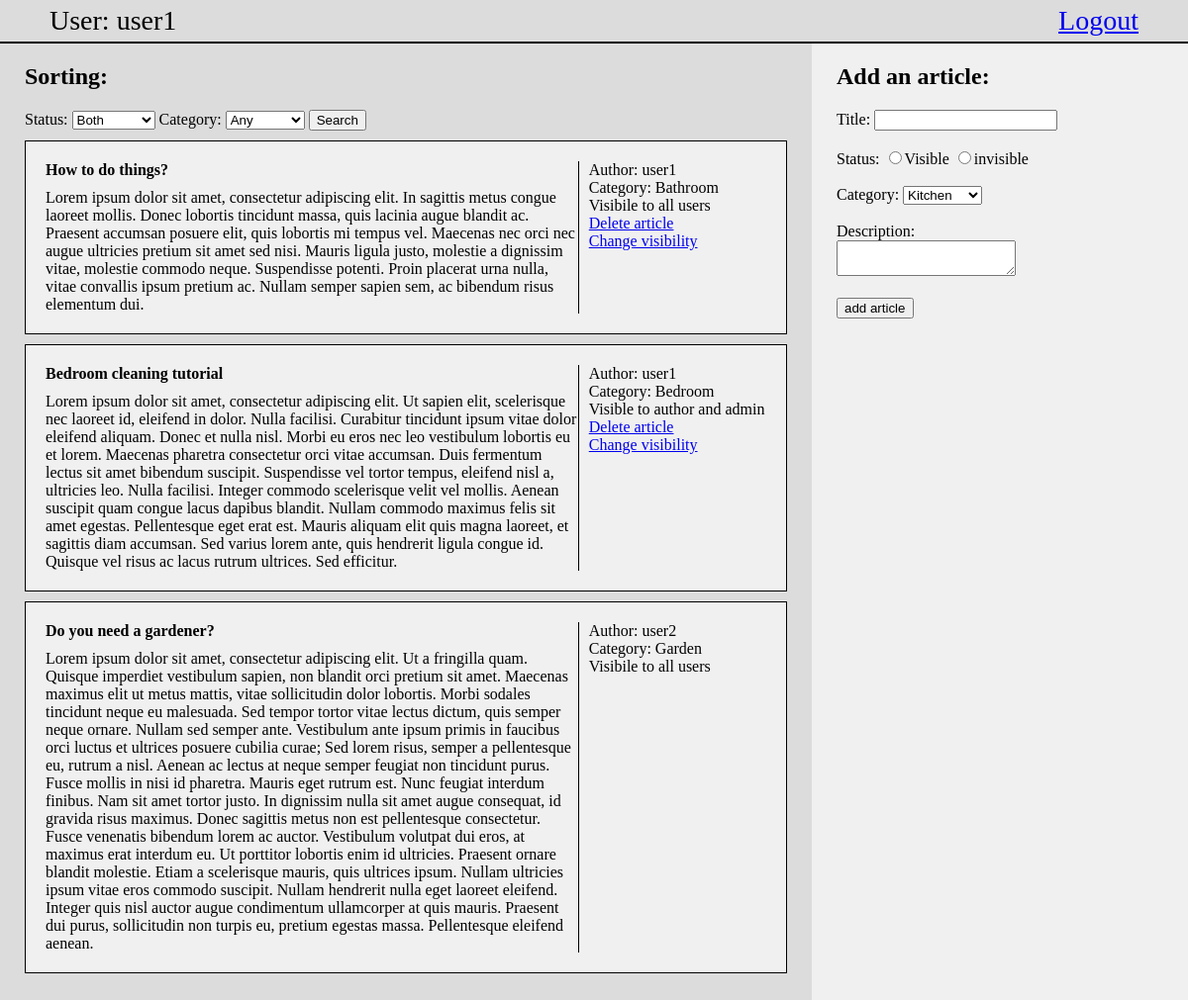
/index.php?login=1 (signed in), run on the app's committed database.
### tables this page shows
CREATE TABLE `articles` (
  `id` int(11) NOT NULL,
  `title` varchar(30) NOT NULL,
  `description` varchar(2500) NOT NULL,
  `status` enum('-1','1') DEFAULT NULL,
  `category_id` int(11) DEFAULT NULL,
  `author` varchar(16) DEFAULT NULL
);

CREATE TABLE `categories` (
  `id` int(11) NOT NULL,
  `name` varchar(30) NOT NULL
);

### classes/connect.php (called while the page is built)
<?php
    abstract class connect{
        private $host = 'localhost';
        private $user = 'root';
        private $pwd = '';
        private $db_name = 'articles';
        protected function connection(){
            try{
                $dsn ='mysql:host='.$this->host.';dbname='.$this->db_name;
                $pdo = new PDO($dsn, $this->user, $this->pwd);
                $pdo -> setAttribute(PDO::ATTR_DEFAULT_FETCH_MODE, PDO::FETCH_ASSOC);
                return $pdo;
            }
            catch(PDOException $e){
                echo "error ".$e->getMessage()."<br>";
                die();
            }
        }
    }
?>

### classes/articles.php (called while the page is built, shortened)
<?php
    require_once("connect.php");
    class articles extends connect{
        protected function getArticles($category, $status){
            $sql = "select `articles`.*, `categories`.`name` from `articles` inner join `categories` on `articles`.`category_id` = `categories`.`id`
            where `category_id` like ? and `status` like ? ";
            $stmt = $this->connection()->prepare($sql);
            if(!$stmt->execute([$category, $status])){
                header("location: ../index.php?error=stmtFail");
                exit();
            }
            $articles = $stmt->fetchAll();
            return $articles;
        }
    }
?>

### scripts/articles-show-script.php (called while the page is built)
<?php
    require_once('./classes/articles-view.php');
    function showArticles(){
        if(isset($_GET['status']) && isset($_GET['category'])){
            $status = $_GET['status'];
            $category = $_GET['category'];
            $showArticles = new articlesView($status, $category);
        }
        else{
            $showArticles = new articlesView('%','%');
        }
        $showArticles->showArticles();
    }
?>

### classes/categories.php (called while the page is built, shortened)
<?php
    require_once("connect.php");
    class categories extends connect{
        protected function queryAllCategories(){
            $sql = 'select * from `categories`';
            $stmt = $this->connection()->query($sql);
            $categories = $stmt->fetchAll();
            return $categories;
        }
    }
?>

### scripts/categories-show-script.php (called while the page is built)
<?php
    require_once('./classes/categories-view.php');
    function showCategories(){
        $categoriesShow = new categoriesView();
        $categoriesShow->displayCategories();
    }
?>

### classes/categories-view.php (the view, shortened to what this page needs)
<?php
    require_once('categories.php');
    class categoriesView extends categories{
        public function displayCategories(){
            $categories = $this->queryAllCategories();
            foreach($categories as $category){
                echo "<option value='$category[id]'>$category[name]</option>";
            }
        }
    }
?>

### classes/articles-view.php
<?php
    require_once('articles.php');
    class articlesView extends articles{
        private $status;
        private $category;
        function __construct($status, $category){
            $this->status = $status;
            $this->category = $category;
        }
        function showArticles(){
            $articles = $this->getArticles($this->category, $this->status);
            foreach($articles as $article){
                if($article['status']==-1 && $article['author']!==$_SESSION['login'] && $_SESSION['login']!=='admin')
                    continue;
                echo <<< articleHTML
                    <div class='article'>
                        <div class='article-content'>
                            <h4>$article[title]</h4>
                            $article[description]
                        </div>
                        <div class='article-utility'>
                            Author: $article[author]<br>
                            Category: $article[name]<br>
                articleHTML;
                if($article['status']==1){
                    echo "Visibile to all users<br>";
                }
                else{
                    echo "Visible to author and admin<br>";
                }
                if($article['author']===$_SESSION['login'] || $_SESSION['login']==='admin'){
                    echo "<a href='./scripts/article-delete-script.php?id=$article[id]'>Delete article</a><br>
                    <a href='./scripts/article-changeVisibility-script.php?id=$article[id]'>Change visibility</a>";
                }
                echo <<< articleHTML
                        </div>
                    </div>
                articleHTML;
            }
        }
    }
?>

### style.css (style rules this page uses)
body { margin:0; }
.article { border: solid black 1px; padding: 20px 20px 20px 20px; margin: 10px 0px; background-color: rgb(240,240,240); display:flex; }
.article h4 { margin:0 0 10px 0; }
.article-content { width:75%; }
.article-utility { width:25%; padding-left: 10px; border-left: solid black 1px; }

### data on the page
articles: title "How to do things?", description "Lorem ipsum dolor sit amet, consectetur adipiscing elit. In sagittis metus congue laoreet mollis. Donec lobortis tincidunt massa, quis lacinia augue blandit ac. Praesent accumsan posuere elit, quis lobortis mi tempus vel. Maecenas nec orci nec augue ultricies pretium sit amet sed nisi. Mauris ligula justo, molestie a dignissim vitae, molestie commodo neque. Suspendisse potenti. Proin placerat urna nulla, vitae convallis ipsum pretium ac. Nullam semper sapien sem, ac bibendum risus elementum dui.", author "user1", category.name "Bathroom", status "Visibile to all users"
articles: title "Bedroom cleaning tutorial", description "Lorem ipsum dolor sit amet, consectetur adipiscing elit. Ut sapien elit, scelerisque nec laoreet id, eleifend in dolor. Nulla facilisi. Curabitur tincidunt ipsum vitae dolor eleifend aliquam. Donec et nulla nisl. Morbi eu eros nec leo vestibulum lobortis eu et lorem. Maecenas pharetra consectetur orci vitae accumsan. Duis fermentum lectus sit amet bibendum suscipit. Suspendisse vel tortor tempus, eleifend nisl a, ultricies leo. Nulla facilisi. Integer commodo scelerisque velit vel mollis. Aenean suscipit quam congue lacus dapibus blandit. Nullam commodo maximus felis sit amet egestas. Pellentesque eget erat est. Mauris aliquam elit quis magna laoreet, et sagittis diam accumsan. Sed varius…", author "user1", category.name "Bedroom", status "Visible to author and admin"
articles: title "Do you need a gardener?", description "Lorem ipsum dolor sit amet, consectetur adipiscing elit. Ut a fringilla quam. Quisque imperdiet vestibulum sapien, non blandit orci pretium sit amet. Maecenas maximus elit ut metus mattis, vitae sollicitudin dolor lobortis. Morbi sodales tincidunt neque eu malesuada. Sed tempor tortor vitae lectus dictum, quis semper neque ornare. Nullam sed semper ante. Vestibulum ante ipsum primis in faucibus orci luctus et ultrices posuere cubilia curae; Sed lorem risus, semper a pellentesque eu, rutrum a nisl. Aenean ac lectus at neque semper feugiat non tincidunt purus. Fusce mollis in nisi id pharetra. Mauris eget rutrum est. Nunc feugiat interdum finibus. Nam sit amet tortor justo. In dignissim nulla…", author "user2", category.name "Garden", status "Visibile to all users"

### other printed values
$_SESSION['login'] "user1"
form field category "Kitchen"
